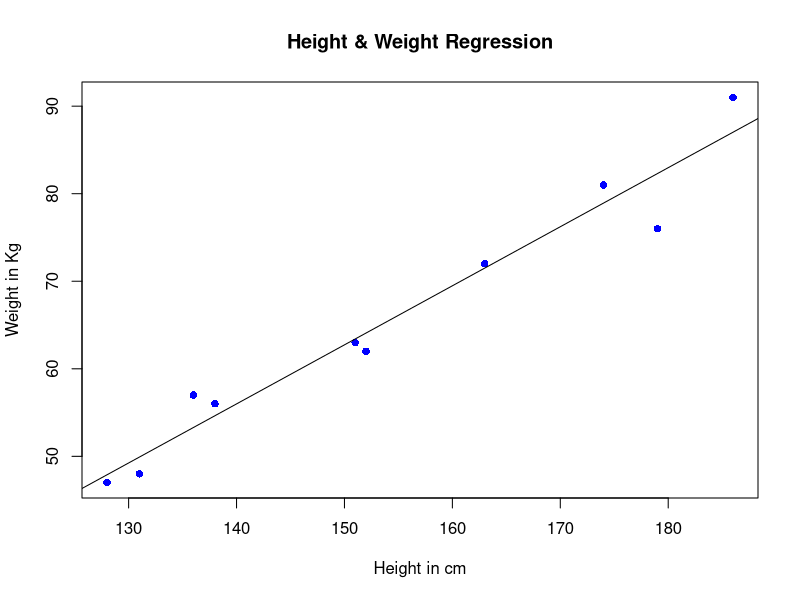

Write R code to recreate this figure.
# 1. Data Preparation
# data of height
x <- c(151, 174, 138, 186, 128, 136, 179, 163, 152, 131) 
# data of weight
y <- c(63, 81, 56, 91, 47, 57, 76, 72, 62, 48)           

# Apply the lm() function for basic model
relation_basic <- lm(y ~ x)
print(relation_basic)

# Plot the chart
plot(x, y, col = "blue", main = "Height & Weight Regression",
     pch = 16, xlab = "Height in cm", ylab = "Weight in Kg")
abline(lm(y ~ x))

# ---------------------------------------------------------
# 2. Splitting data into training and testing
# Creating data frame
data1 <- data.frame(x, y)

# Splitting data into training and testing 
data1_train <- data1[1:7, ]
data1_test <- data1[8:10, ]

# Apply the lm() function on training data
relation <- lm(y ~ x, data = data1_train)
print(relation)

# ---------------------------------------------------------
# 3. Make prediction
x_test <- data.frame(x = data1_test$x)
result <- predict(relation, x_test)
print(result)

# Find weight of a person with height 170
x_specific <- data.frame(x = 170)
result_specific <- predict(relation, x_specific)
print(round(result_specific, digits = 2))

# ---------------------------------------------------------
# 4. Performance measurement
# Option 1: MAPE Calculation
mape <- mean(abs((data1_test$y - result) / data1_test$y) * 100)
paste("The error MAPE is: ", round(mape, digits = 2), "%")

# Option 2: Create a data frame to combine the actuals and predicted values
actuals_preds <- data.frame(cbind(actuals = data1_test$y, predicteds = result)) 
mape_2 <- mean(abs((actuals_preds$actuals - actuals_preds$predicteds) / actuals_preds$actuals) * 100)
paste("The error MAPE is: ", round(mape_2, digits = 2), "%")
